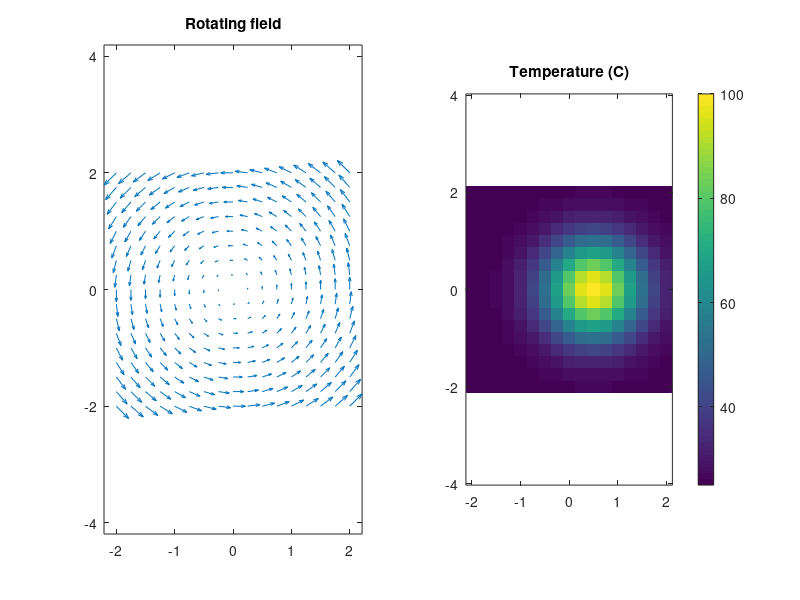

Reproduce this figure in MATLAB.
% Day 080 · Contour Plots and Special 3-D Graphics — A vector field with quiver and a heat map
% Run: open this file in MATLAB and press Run (or type example_3 in the Command Window)

[X, Y] = meshgrid(-2:0.25:2);
U = -Y;  V = X;                         % a rotating field
subplot(1, 2, 1)
quiver(X, Y, U, V); axis equal; title('Rotating field')
subplot(1, 2, 2)
T = 25 + 75*exp(-((X - 0.5).^2 + Y.^2));   % a hot spot on a plate
imagesc(-2:0.25:2, -2:0.25:2, T); axis xy; axis equal tight
colorbar; title('Temperature (C)')
